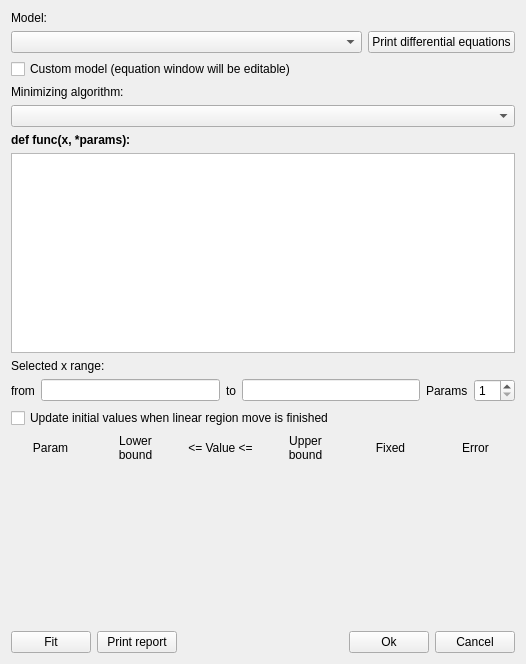
<?xml version="1.0" encoding="UTF-8"?>
<ui version="4.0">
 <class>Dialog</class>
 <widget class="QDialog" name="Dialog">
  <property name="geometry">
   <rect>
    <x>0</x>
    <y>0</y>
    <width>526</width>
    <height>664</height>
   </rect>
  </property>
  <property name="windowTitle">
   <string>Dialog</string>
  </property>
  <layout class="QGridLayout" name="gridLayout_2">
   <item row="0" column="0">
    <layout class="QVBoxLayout" name="verticalLayout">
     <item>
      <widget class="QLabel" name="label_2">
       <property name="text">
        <string>Model:</string>
       </property>
      </widget>
     </item>
     <item>
      <layout class="QHBoxLayout" name="horizontalLayout_3">
       <item>
        <widget class="QComboBox" name="cbModel">
         <property name="sizePolicy">
          <sizepolicy hsizetype="Expanding" vsizetype="Fixed">
           <horstretch>0</horstretch>
           <verstretch>0</verstretch>
          </sizepolicy>
         </property>
        </widget>
       </item>
       <item>
        <widget class="QPushButton" name="btnPrintDiffEquations">
         <property name="text">
          <string>Print differential equations</string>
         </property>
         <property name="checkable">
          <bool>false</bool>
         </property>
         <property name="checked">
          <bool>false</bool>
         </property>
         <property name="autoRepeat">
          <bool>false</bool>
         </property>
         <property name="autoDefault">
          <bool>false</bool>
         </property>
        </widget>
       </item>
      </layout>
     </item>
     <item>
      <widget class="QCheckBox" name="cbCustom">
       <property name="text">
        <string>Custom model (equation window will be editable)</string>
       </property>
      </widget>
     </item>
     <item>
      <widget class="QLabel" name="label_13">
       <property name="text">
        <string>Minimizing algorithm:</string>
       </property>
      </widget>
     </item>
     <item>
      <widget class="QComboBox" name="cbMethod"/>
     </item>
     <item>
      <widget class="QLabel" name="label">
       <property name="text">
        <string>&lt;html&gt;&lt;head/&gt;&lt;body&gt;&lt;p&gt;&lt;span style=&quot; font-weight:600;&quot;&gt;def func(x, *params):&lt;/span&gt;&lt;/p&gt;&lt;/body&gt;&lt;/html&gt;</string>
       </property>
      </widget>
     </item>
     <item>
      <widget class="QPlainTextEdit" name="pteEquation">
       <property name="sizePolicy">
        <sizepolicy hsizetype="Preferred" vsizetype="Fixed">
         <horstretch>0</horstretch>
         <verstretch>0</verstretch>
        </sizepolicy>
       </property>
       <property name="minimumSize">
        <size>
         <width>0</width>
         <height>200</height>
        </size>
       </property>
       <property name="maximumSize">
        <size>
         <width>16777215</width>
         <height>200</height>
        </size>
       </property>
       <property name="plainText">
        <string/>
       </property>
      </widget>
     </item>
     <item>
      <widget class="QLabel" name="label_10">
       <property name="text">
        <string>Selected x range:</string>
       </property>
      </widget>
     </item>
     <item>
      <layout class="QHBoxLayout" name="horizontalLayout">
       <item>
        <widget class="QLabel" name="label_11">
         <property name="text">
          <string>from</string>
         </property>
        </widget>
       </item>
       <item>
        <widget class="QLineEdit" name="leX0"/>
       </item>
       <item>
        <widget class="QLabel" name="label_12">
         <property name="text">
          <string>to</string>
         </property>
        </widget>
       </item>
       <item>
        <widget class="QLineEdit" name="leX1"/>
       </item>
       <item>
        <widget class="QLabel" name="label_9">
         <property name="text">
          <string>Params</string>
         </property>
        </widget>
       </item>
       <item>
        <widget class="QSpinBox" name="sbParamsCount">
         <property name="minimum">
          <number>1</number>
         </property>
         <property name="maximum">
          <number>10</number>
         </property>
        </widget>
       </item>
      </layout>
     </item>
     <item>
      <widget class="QCheckBox" name="cbUpdateInitValues">
       <property name="text">
        <string>Update initial values when linear region move is finished</string>
       </property>
      </widget>
     </item>
     <item>
      <layout class="QGridLayout" name="gridLayout">
       <item row="0" column="4">
        <widget class="QLabel" name="label_7">
         <property name="text">
          <string>Fixed</string>
         </property>
         <property name="alignment">
          <set>Qt::AlignCenter</set>
         </property>
        </widget>
       </item>
       <item row="0" column="0">
        <widget class="QLabel" name="label_3">
         <property name="text">
          <string>Param</string>
         </property>
         <property name="alignment">
          <set>Qt::AlignCenter</set>
         </property>
         <property name="margin">
          <number>0</number>
         </property>
        </widget>
       </item>
       <item row="0" column="5">
        <widget class="QLabel" name="label_8">
         <property name="text">
          <string>Error</string>
         </property>
         <property name="alignment">
          <set>Qt::AlignCenter</set>
         </property>
        </widget>
       </item>
       <item row="0" column="3">
        <widget class="QLabel" name="label_6">
         <property name="text">
          <string>Upper
bound</string>
         </property>
         <property name="alignment">
          <set>Qt::AlignCenter</set>
         </property>
        </widget>
       </item>
       <item row="0" column="1">
        <widget class="QLabel" name="label_4">
         <property name="text">
          <string>Lower
bound</string>
         </property>
         <property name="alignment">
          <set>Qt::AlignCenter</set>
         </property>
        </widget>
       </item>
       <item row="0" column="2">
        <widget class="QLabel" name="label_5">
         <property name="text">
          <string>&lt;= Value &lt;=</string>
         </property>
         <property name="alignment">
          <set>Qt::AlignCenter</set>
         </property>
        </widget>
       </item>
      </layout>
     </item>
     <item>
      <spacer name="verticalSpacer">
       <property name="orientation">
        <enum>Qt::Vertical</enum>
       </property>
       <property name="sizeType">
        <enum>QSizePolicy::Expanding</enum>
       </property>
       <property name="sizeHint" stdset="0">
        <size>
         <width>20</width>
         <height>40</height>
        </size>
       </property>
      </spacer>
     </item>
     <item>
      <layout class="QHBoxLayout" name="horizontalLayout_2">
       <item>
        <widget class="QPushButton" name="btnFit">
         <property name="text">
          <string>Fit</string>
         </property>
         <property name="checkable">
          <bool>false</bool>
         </property>
         <property name="checked">
          <bool>false</bool>
         </property>
         <property name="autoRepeat">
          <bool>false</bool>
         </property>
         <property name="autoDefault">
          <bool>false</bool>
         </property>
        </widget>
       </item>
       <item>
        <widget class="QPushButton" name="btnPrintReport">
         <property name="text">
          <string>Print report</string>
         </property>
         <property name="checkable">
          <bool>false</bool>
         </property>
         <property name="checked">
          <bool>false</bool>
         </property>
         <property name="autoRepeat">
          <bool>false</bool>
         </property>
         <property name="autoDefault">
          <bool>false</bool>
         </property>
        </widget>
       </item>
       <item>
        <spacer name="horizontalSpacer">
         <property name="orientation">
          <enum>Qt::Horizontal</enum>
         </property>
         <property name="sizeHint" stdset="0">
          <size>
           <width>40</width>
           <height>20</height>
          </size>
         </property>
        </spacer>
       </item>
       <item>
        <widget class="QPushButton" name="btnOK">
         <property name="text">
          <string>Ok</string>
         </property>
         <property name="autoDefault">
          <bool>false</bool>
         </property>
        </widget>
       </item>
       <item>
        <widget class="QPushButton" name="btnCancel">
         <property name="text">
          <string>Cancel</string>
         </property>
         <property name="autoDefault">
          <bool>false</bool>
         </property>
        </widget>
       </item>
      </layout>
     </item>
    </layout>
   </item>
  </layout>
 </widget>
 <resources/>
 <connections/>
</ui>
